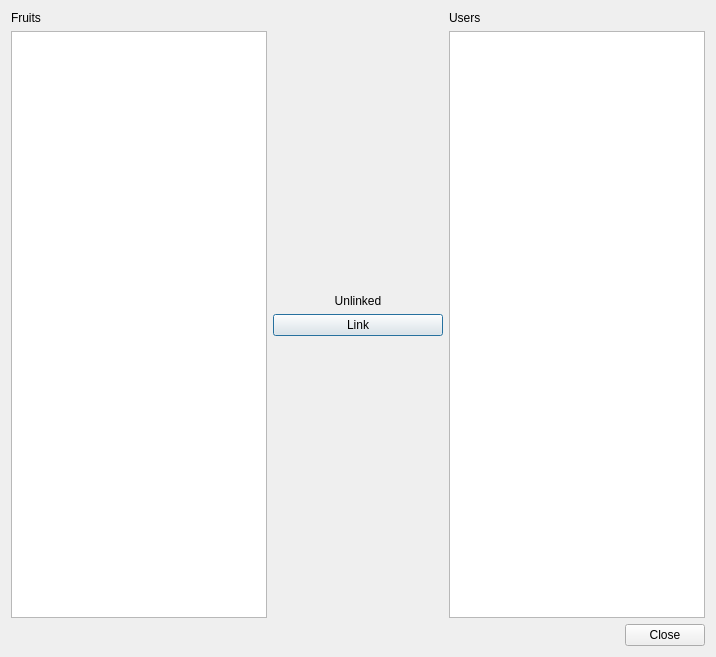
<?xml version="1.0" encoding="UTF-8"?>
<ui version="4.0">
 <class>view::FruitUserRelationsDialog</class>
 <widget class="QDialog" name="view::FruitUserRelationsDialog">
  <property name="geometry">
   <rect>
    <x>0</x>
    <y>0</y>
    <width>716</width>
    <height>657</height>
   </rect>
  </property>
  <property name="windowTitle">
   <string>Dialog</string>
  </property>
  <layout class="QVBoxLayout" name="verticalLayout">
   <item>
    <layout class="QHBoxLayout" name="horizontalLayout" stretch="0,1,0">
     <item>
      <layout class="QVBoxLayout" name="fruitLayout">
       <item>
        <widget class="QLabel" name="fruitLabel">
         <property name="text">
          <string>Fruits</string>
         </property>
        </widget>
       </item>
       <item>
        <widget class="QListWidget" name="fruitList"/>
       </item>
      </layout>
     </item>
     <item>
      <layout class="QVBoxLayout" name="linkLayout">
       <item>
        <spacer name="verticalSpacer">
         <property name="orientation">
          <enum>Qt::Vertical</enum>
         </property>
         <property name="sizeHint" stdset="0">
          <size>
           <width>20</width>
           <height>40</height>
          </size>
         </property>
        </spacer>
       </item>
       <item>
        <widget class="QLabel" name="linkLabel">
         <property name="text">
          <string>Unlinked</string>
         </property>
         <property name="alignment">
          <set>Qt::AlignCenter</set>
         </property>
        </widget>
       </item>
       <item>
        <widget class="QPushButton" name="linkButton">
         <property name="text">
          <string>Link</string>
         </property>
        </widget>
       </item>
       <item>
        <spacer name="verticalSpacer_2">
         <property name="orientation">
          <enum>Qt::Vertical</enum>
         </property>
         <property name="sizeHint" stdset="0">
          <size>
           <width>20</width>
           <height>40</height>
          </size>
         </property>
        </spacer>
       </item>
      </layout>
     </item>
     <item>
      <layout class="QVBoxLayout" name="userLayout">
       <item>
        <widget class="QLabel" name="userLabel">
         <property name="text">
          <string>Users</string>
         </property>
        </widget>
       </item>
       <item>
        <widget class="QListWidget" name="userList"/>
       </item>
      </layout>
     </item>
    </layout>
   </item>
   <item>
    <widget class="QDialogButtonBox" name="buttonBox">
     <property name="orientation">
      <enum>Qt::Horizontal</enum>
     </property>
     <property name="standardButtons">
      <set>QDialogButtonBox::Close</set>
     </property>
    </widget>
   </item>
  </layout>
 </widget>
 <resources/>
 <connections>
  <connection>
   <sender>buttonBox</sender>
   <signal>accepted()</signal>
   <receiver>view::FruitUserRelationsDialog</receiver>
   <slot>accept()</slot>
   <hints>
    <hint type="sourcelabel">
     <x>248</x>
     <y>254</y>
    </hint>
    <hint type="destinationlabel">
     <x>157</x>
     <y>274</y>
    </hint>
   </hints>
  </connection>
  <connection>
   <sender>buttonBox</sender>
   <signal>rejected()</signal>
   <receiver>view::FruitUserRelationsDialog</receiver>
   <slot>reject()</slot>
   <hints>
    <hint type="sourcelabel">
     <x>316</x>
     <y>260</y>
    </hint>
    <hint type="destinationlabel">
     <x>286</x>
     <y>274</y>
    </hint>
   </hints>
  </connection>
 </connections>
</ui>
